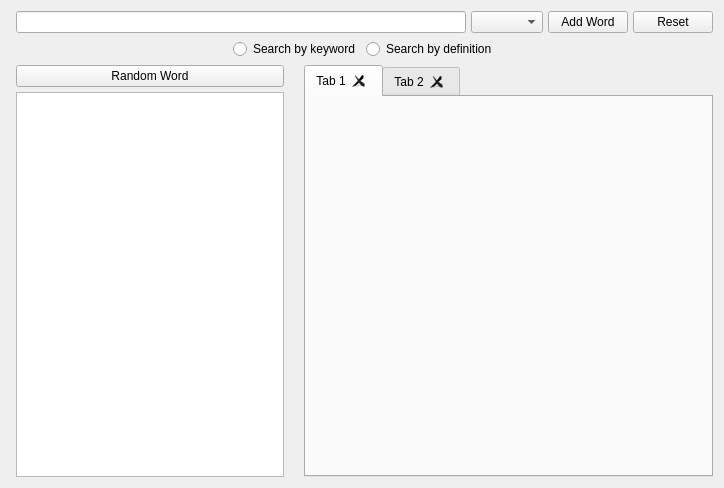
<?xml version="1.0" encoding="UTF-8"?>
<ui version="4.0">
 <class>WidgetSearch</class>
 <widget class="QWidget" name="WidgetSearch">
  <property name="geometry">
   <rect>
    <x>0</x>
    <y>0</y>
    <width>724</width>
    <height>488</height>
   </rect>
  </property>
  <property name="sizePolicy">
   <sizepolicy hsizetype="Preferred" vsizetype="Preferred">
    <horstretch>0</horstretch>
    <verstretch>0</verstretch>
   </sizepolicy>
  </property>
  <property name="windowTitle">
   <string>Form</string>
  </property>
  <layout class="QHBoxLayout" name="horizontalLayout_4">
   <item>
    <layout class="QVBoxLayout" name="verticalLayout_2">
     <item>
      <layout class="QVBoxLayout" name="verticalLayoutSearch">
       <item>
        <layout class="QHBoxLayout" name="horizontalLayout" stretch="10,1,1,1">
         <property name="spacing">
          <number>5</number>
         </property>
         <property name="leftMargin">
          <number>5</number>
         </property>
         <property name="topMargin">
          <number>0</number>
         </property>
         <item>
          <widget class="QLineEdit" name="lineEditSearch"/>
         </item>
         <item>
          <widget class="QComboBox" name="comboBoxDictionaryType"/>
         </item>
         <item>
          <widget class="QPushButton" name="pushButtonAddWord">
           <property name="text">
            <string>Add Word</string>
           </property>
          </widget>
         </item>
         <item>
          <widget class="QPushButton" name="pushButtonReset">
           <property name="text">
            <string>Reset</string>
           </property>
          </widget>
         </item>
        </layout>
       </item>
       <item>
        <layout class="QHBoxLayout" name="horizontalLayoutSearchType">
         <property name="leftMargin">
          <number>5</number>
         </property>
         <item>
          <spacer name="horizontalSpacer_2">
           <property name="orientation">
            <enum>Qt::Horizontal</enum>
           </property>
           <property name="sizeHint" stdset="0">
            <size>
             <width>40</width>
             <height>20</height>
            </size>
           </property>
          </spacer>
         </item>
         <item>
          <widget class="QRadioButton" name="radioButtonSearchKeyword">
           <property name="text">
            <string>Search by keyword</string>
           </property>
          </widget>
         </item>
         <item>
          <widget class="QRadioButton" name="radioButtonSearchDictionary">
           <property name="text">
            <string>Search by definition</string>
           </property>
          </widget>
         </item>
         <item>
          <spacer name="horizontalSpacer">
           <property name="orientation">
            <enum>Qt::Horizontal</enum>
           </property>
           <property name="sizeHint" stdset="0">
            <size>
             <width>40</width>
             <height>20</height>
            </size>
           </property>
          </spacer>
         </item>
        </layout>
       </item>
      </layout>
     </item>
     <item>
      <layout class="QHBoxLayout" name="horizontalLayout_3" stretch="2,3">
       <property name="spacing">
        <number>20</number>
       </property>
       <item>
        <layout class="QVBoxLayout" name="verticalLayout" stretch="0,12">
         <property name="spacing">
          <number>5</number>
         </property>
         <property name="leftMargin">
          <number>5</number>
         </property>
         <item>
          <widget class="QPushButton" name="pushButtonRandomWord">
           <property name="sizePolicy">
            <sizepolicy hsizetype="Minimum" vsizetype="Minimum">
             <horstretch>0</horstretch>
             <verstretch>0</verstretch>
            </sizepolicy>
           </property>
           <property name="text">
            <string>Random Word</string>
           </property>
          </widget>
         </item>
         <item>
          <widget class="QListWidget" name="listWidgetHistory">
           <property name="sizePolicy">
            <sizepolicy hsizetype="Preferred" vsizetype="Preferred">
             <horstretch>0</horstretch>
             <verstretch>0</verstretch>
            </sizepolicy>
           </property>
          </widget>
         </item>
        </layout>
       </item>
       <item>
        <widget class="QTabWidget" name="tabWidgetDefinition">
         <property name="sizePolicy">
          <sizepolicy hsizetype="Preferred" vsizetype="Preferred">
           <horstretch>0</horstretch>
           <verstretch>0</verstretch>
          </sizepolicy>
         </property>
         <property name="tabsClosable">
          <bool>true</bool>
         </property>
         <property name="movable">
          <bool>true</bool>
         </property>
         <widget class="QWidget" name="tab">
          <attribute name="title">
           <string>Tab 1</string>
          </attribute>
         </widget>
         <widget class="QWidget" name="tab_2">
          <attribute name="title">
           <string>Tab 2</string>
          </attribute>
         </widget>
        </widget>
       </item>
      </layout>
     </item>
    </layout>
   </item>
  </layout>
 </widget>
 <resources/>
 <connections/>
</ui>
